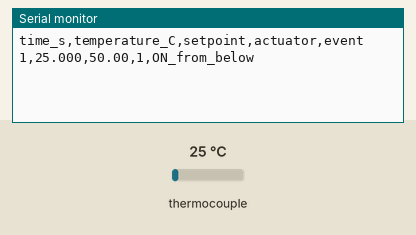
Recording of a sketch running on a simulated Arduino Uno, built with avr-gcc and run on an emulated ATmega328P. On the bench: the last lines printed to the serial monitor. The test bench sets the inputs (shaded band); at power-on: thermocouple 25 °C.

Above: at 1.7 s.
1.8 s: thermocouple set to 75 °C
At 2.8 s:
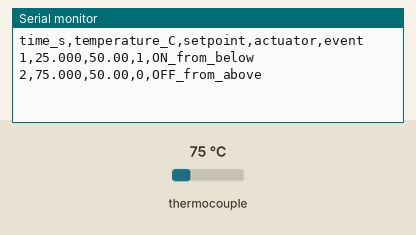
4.5 s: thermocouple set to 6 °C
At 6.5 s:
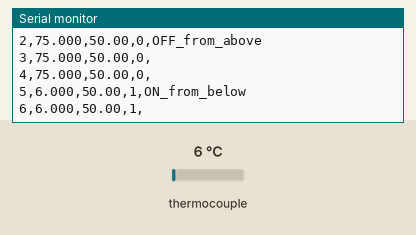
Timing chart, 0 to 8.0 s (numbered marks = the images above; inputs shaded):
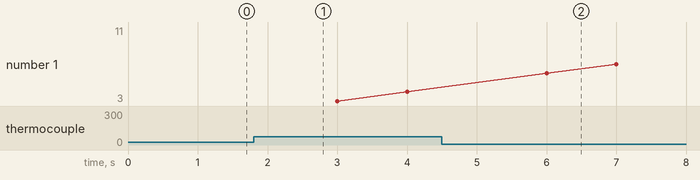

Measured:
- after the input at 1.8 s, the serial monitor: prints a new line after 0.20 s (image 1)
- after the input at 4.5 s, the serial monitor: prints a new line after 0.50 s (image 2)

The sketch:

Control_OnOff.ino
```cpp
#include <SPI.h>
#include <max6675.h>

const int thermoDO = 12;
const int thermoCS = 10;
const int thermoCLK = 13;
const int SSR_PIN = 9;
const unsigned long SAMPLE_MS = 1000; // agora imprime a cada 1s

double SETPOINT = 50.0;
double HYST = 0.5;

MAX6675 thermocouple(thermoCLK, thermoCS, thermoDO);

unsigned long lastSample = 0;
unsigned long elapsedSeconds = 0; // contador de tempo iniciado em 0
bool actuatorOn = false;

void setup() {
  Serial.begin(115200);
  pinMode(SSR_PIN, OUTPUT);
  digitalWrite(SSR_PIN, LOW);
  delay(500);

  thermocouple.readCelsius(); // descarta primeira leitura

  Serial.println("time_s,temperature_C,setpoint,actuator,event");
}

double readTempFiltered() {
  return thermocouple.readCelsius();
}

void setActuator(bool on) {
  actuatorOn = on;
  digitalWrite(SSR_PIN, on ? HIGH : LOW);
}

void loop() {
  unsigned long now = millis();
  if (now - lastSample >= SAMPLE_MS) {
    lastSample = now;

    elapsedSeconds++; // primeira impressão será 1s

    double T = readTempFiltered();

    // erro de leitura
    if (isnan(T)) {
      setActuator(false);
      Serial.print(elapsedSeconds);
      Serial.print(",nan,");
      Serial.print(SETPOINT);
      Serial.print(",0,ERROR_nan\n");
      return;
    }

    // controle ON/OFF com histerese
    if (!actuatorOn && T <= (SETPOINT - HYST)) {
      setActuator(true);
      Serial.print(elapsedSeconds);
      Serial.print(",");
      Serial.print(T, 3);
      Serial.print(",");
      Serial.print(SETPOINT);
      Serial.print(",");
      Serial.print(actuatorOn);
      Serial.println(",ON_from_below");
    }
    else if (actuatorOn && T >= (SETPOINT + HYST)) {
      setActuator(false);
      Serial.print(elapsedSeconds);
      Serial.print(",");
      Serial.print(T, 3);
      Serial.print(",");
      Serial.print(SETPOINT);
      Serial.print(",");
      Serial.print(actuatorOn);
      Serial.println(",OFF_from_above");
    }
    else {
      Serial.print(elapsedSeconds);
      Serial.print(",");
      Serial.print(T, 3);
      Serial.print(",");
      Serial.print(SETPOINT);
      Serial.print(",");
      Serial.print(actuatorOn);
      Serial.println(",");
    }
  }
}
```
